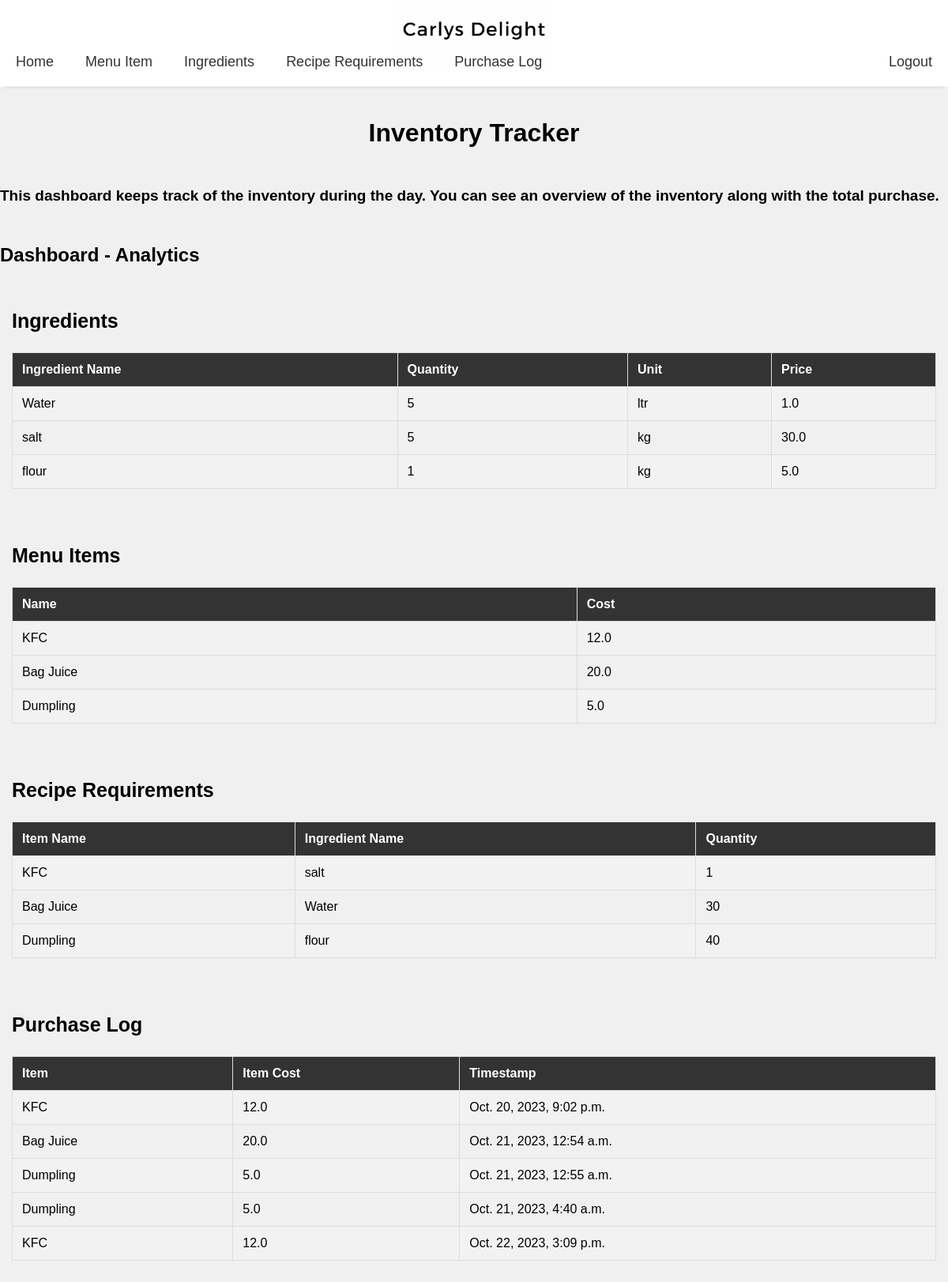
The app's page / (signed in) with its own data.
### track_inventory/models.py (models this page shows, shortened)
class Ingredients(models.Model):
    in_name = models.CharField(max_length=50)
    quantity = models.IntegerField(default=0)
    unit = models.CharField(max_length=200, default="")
    in_price = models.FloatField(default=0.0)

class MenuItem(models.Model):
    item_name = models.CharField(max_length=50)
    item_price = models.FloatField(default=0)

class RecipeRequirements(models.Model):
    item_name = models.ForeignKey(MenuItem, on_delete=models.CASCADE)
    in_name = models.ForeignKey(Ingredients, on_delete=models.CASCADE)
    quantity = models.IntegerField(default=0)

class PurchaseLog(models.Model):
    item_name = models.ForeignKey(MenuItem, on_delete=models.CASCADE)
    timestamp = models.DateTimeField(auto_now=True)

### track_inventory/views.py (the view)
# urls.py: path("", views.HomeView.as_view(), name="home"),
class HomeView(LoginRequiredMixin, ListView):
    model = Ingredients  # You can set any model here; it doesn't have to be Ingredients.
    template_name = "track_inventory/home.html"
    context_object_name = 'ingredients_list'  # This sets the context variable name for Ingredients
    def get_context_data(self, **kwargs):
        context = super().get_context_data(**kwargs)
        context['items2'] = PurchaseLog.objects.all()
        context['items3'] = RecipeRequirements.objects.all()
        context['items4'] = MenuItem.objects.all()
        return context

### track_inventory/templates/track_inventory/home.html
{% extends "track_inventory/base.html" %}
{% load static %}
{% block head %}
    <link rel="stylesheet" href="{% static 'track_inventory/menu_item_style.css' %}">
{% endblock %}
{% block content %}
    <h4 class="open_msg">This dashboard keeps track of the inventory during the day. You can see an overview of the inventory along with the total purchase.</h4>
    <h2>Dashboard - Analytics</h2>
    <section class="ingredients">
        <h3>Ingredients</h3>
        <table>
            <tr>
                <th>Ingredient Name</th>
                <th>Quantity</th>
                <th>Unit</th>
                <th>Price</th>
            </tr>
            {% for ingredient in ingredients_list %}
                <tr>
                    <td>{{ ingredient.in_name }}</td>
                    <td>{{ ingredient.quantity }}</td>
                    <td>{{ ingredient.unit }}</td>
                    <td>{{ ingredient.in_price }}</td>
                </tr>
            {% endfor %}
        </table>
    </section>
    <section class="menu-items">
        <h3>Menu Items</h3>
        <table>
            <tr>
                <th>Name</th>
                <th>Cost</th>
            </tr>
            {% for item in items4 %}
                <tr>
                    <td>{{ item.item_name }}</td>
                    <td>{{ item.item_price }}</td>
                </tr>
            {% endfor %}
        </table>
    </section>
    <section class="recipe-requirements">
        <h3>Recipe Requirements</h3>
        <table>
            <tr>
                <th>Item Name</th>
                <th>Ingredient Name</th>
                <th>Quantity</th>
            </tr>
            {% for recipe in items3 %}
                <tr>
                    <td>{{ recipe.item_name.item_name }}</td>
                    <td>{{ recipe.in_name.in_name }}</td>
                    <td>{{ recipe.quantity }}</td>
                </tr>
            {% endfor %}
        </table>
    </section>
    <section class="purchase-log">
        <h3>Purchase Log</h3>
        <table>
            <tr>
                <th>Item</th>
                <th>Item Cost</th>
                <th>Timestamp</th>
            </tr>
            {% for purchase in items2 %}
                <tr>
                    <td>{{ purchase.item_name.item_name }}</td>
                    <td>{{ purchase.item_name.item_price }}</td>
                    <td>{{ purchase.timestamp }}</td>
                </tr>
            {% endfor %}
        </table>
    </section>
{% endblock %}

### track_inventory/templates/track_inventory/base.html
<!DOCTYPE html>
{% load static %}
<html>
    <head>
         <link rel="stylesheet" href="{% static 'track_inventory/style.css' %}">
        {% block head %}
        {% endblock %}
    </head>
    <body>
        <div class="logo-container">
        <img src="{% static 'track_inventory/logo.png' %}" alt="Logo">
        </div>
        <nav>
            <ul>
                <li><a href="{% url 'home' %}">Home</a></li>
                <li><a href="{% url 'menuitem' %}">Menu Item</a></li>
                <li><a href="{% url 'ingredients' %}">Ingredients</a></li>
                <li><a href="{% url 'reciperequirements' %}">Recipe Requirements</a></li>
                <li><a href="{% url 'purchaselog' %}">Purchase Log</a></li>
                <li class="logout-link"><a href="{% url 'logout' %}">Logout</a></li>
            </ul>
        </nav>
         <h1>Inventory Tracker</h1>
        {% block content %}
        {% endblock %}
    </body>
</html>

### track_inventory/static/track_inventory/style.css (style rules this page uses)
body { font-family: Arial, sans-serif; background-color: #f0f0f0; margin: 0; padding: 0; }
.logo-container { text-align: center; padding: 20px; background: white; margin-top: -34px; margin-bottom: -62px; }
.logo-container img { width: 200px; height: 100px; background: white; margin-bottom: 0px; }
nav { background-color: #fff; box-shadow: 0 5px 5px -5px rgba(0, 0, 0, 0.2); justify-content: space-between; align-items: center; font-size:18px; }
ul { list-style-type: none; margin: 0; padding: 0; display: flex; }
li { margin: 0; padding: 0; text-align: center; }
li a { text-decoration: none; color: #333; padding: 20px; display: block; transition: background-color 0.3s; }
.logout-link { margin-left: auto; }
h1 { text-align: center; padding: 20px; }

### track_inventory/static/track_inventory/menu_item_style.css (style rules this page uses)
table { width: 100%; border-collapse: collapse; margin-top: 20px; }
th, td { border: 1px solid #ddd; padding: 12px; text-align: left; }
th { background-color: #333; color: #fff; }
tr:nth-child(even) { background-color: #f2f2f2; }
h3 { margin-top: 20px; font-size:25px; }
.open_msg { margin-top: 30px; margin-bottom: 50px; font-size:19px; }
section { margin-top: 20px; margin-bottom: 20px; padding: 15px; }

### records on screen
Ingredients: in_name "Water", quantity "5", unit "ltr", in_price "1.0"
Ingredients: in_name "salt", quantity "5", unit "kg", in_price "30.0"
Ingredients: in_name "flour", quantity "1", unit "kg", in_price "5.0"
MenuItem: item_name "KFC", item_price "12.0"
MenuItem: item_name "Bag Juice", item_price "20.0"
MenuItem: item_name "Dumpling", item_price "5.0"
RecipeRequirements: item_name.item_name "KFC", in_name.in_name "salt", quantity "1"
RecipeRequirements: item_name.item_name "Bag Juice", in_name.in_name "Water", quantity "30"
RecipeRequirements: item_name.item_name "Dumpling", in_name.in_name "flour", quantity "40"
PurchaseLog: item_name.item_name "KFC", item_name.item_price "12.0", timestamp "Oct. 20, 2023, 9:02 p.m."
PurchaseLog: item_name.item_name "Bag Juice", item_name.item_price "20.0", timestamp "Oct. 21, 2023, 12:54 a.m."
PurchaseLog: item_name.item_name "Dumpling", item_name.item_price "5.0", timestamp "Oct. 21, 2023, 12:55 a.m."
PurchaseLog: item_name.item_name "Dumpling", item_name.item_price "5.0", timestamp "Oct. 21, 2023, 4:40 a.m."
PurchaseLog: item_name.item_name "KFC", item_name.item_price "12.0", timestamp "Oct. 22, 2023, 3:09 p.m."
